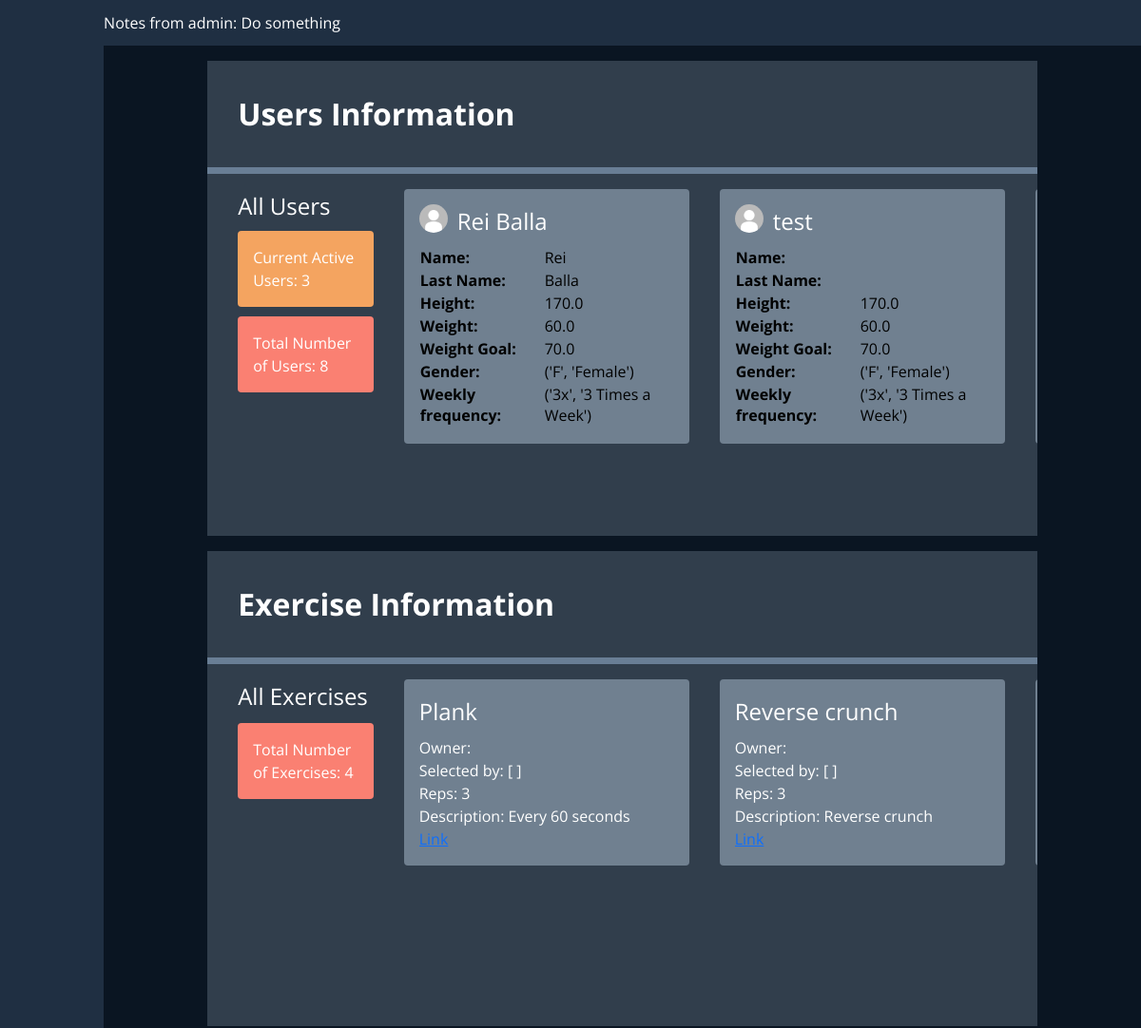
Before: /staff/activity/ (signed in, upper part) with the older database file.
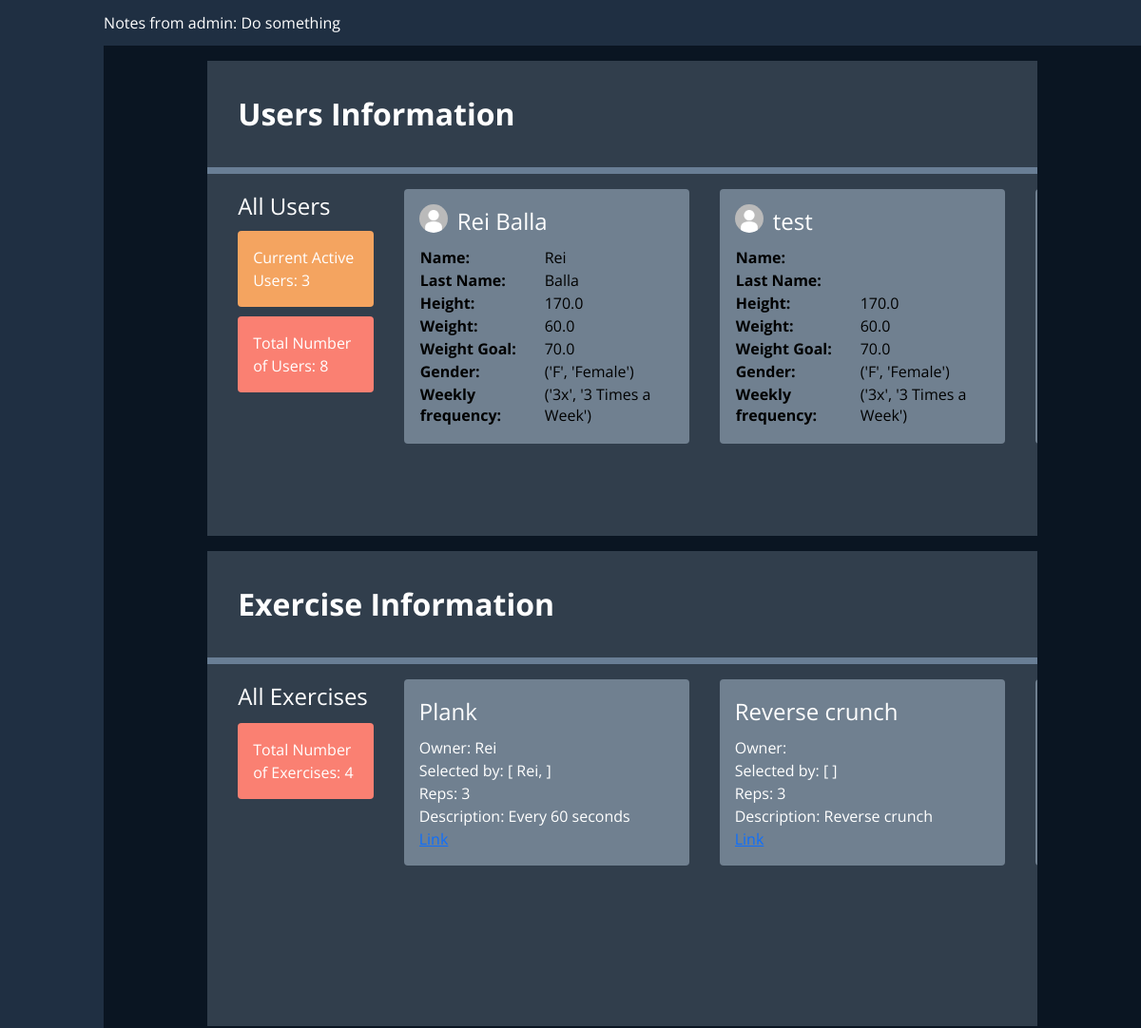
After: the same page with the newer database file.
### users/models.py (models this page shows, shortened)
class Profile(models.Model):
    user = models.OneToOneField(User, on_delete=models.CASCADE)
    profile_photo = models.ImageField(
        upload_to='media/profiles/', default='profiles/default.jpg')
    height = models.FloatField(default=170.0)
    weight = models.FloatField(default=60.0)
    weight_goal = models.FloatField(default=70.0)
    GENDER_CHOICES = (('F', 'Female'), ('M', 'Male'), ('O', 'Other'))
    gender = models.CharField(
        max_length=9, choices=GENDER_CHOICES, default=GENDER_CHOICES[0])
    FREQUENCY = (
        ('3x', '3 Times a Week'),
        ('4x', '4 Times a Week'),
        ('5x', '5 Times a Week'),
        ('6x', '6 Times a Week'),
    )
    week_frequency = models.CharField(
        max_length=20, choices=FREQUENCY, default=FREQUENCY[0])
    profile_complete = models.BooleanField(default=False)
    selected_diets = models.ManyToManyField(DietPlan, blank=True)
    age = models.IntegerField(null=True)

### dashboards/models.py (models this page shows, shortened)
class Exercise(models.Model):
    owner = models.ForeignKey(User, on_delete=CASCADE,
                              related_name='%(class)s_username', null=True)
    selected_by = models.ManyToManyField(User)
    title = models.CharField(max_length=60, blank=True)
    reps = models.IntegerField(default=3, blank=True)
    desc = models.TextField(blank=True)
    link = models.CharField(max_length=300, blank=True)

### staff/views.py (the view, shortened to what this page needs)
# urls.py: path('activity/', views.latest_activity, name="staff-latest-activity"),
@login_required(login_url='login')
@staff_member_required
def latest_activity(request):
    navigation = None
    allusers = User.objects.all()
    allexercises = Exercise.objects.all()
    allroutines = Routine.objects.all()
    alldiets = DietPlan.objects.all()
    allevents = Event.objects.all()
    context = {'options': navigation,
               'allusers': allusers, 'nrusers': len(allusers), 'allexercises': allexercises, 'nrexercises': len(allexercises),
               'allroutines': allroutines, 'nrroutines': len(allroutines), 'alldiets': alldiets, 'nrdiets': len(alldiets),
               'allevents': allevents, 'nrevents': len(allevents), 'notes': getNotes()}
    return render(request, 'staff/shared/activity.html', context)

### staff/notes.py (called while the page is built)
def getNotes():
    notes = 'No notes posted'
    if AdminNotes.objects.first():
        nr = len(AdminNotes.objects.all())
        notes = AdminNotes.objects.all()[nr-1]
        if notes.date < timezone.now():
            return notes

### staff/templates/staff/shared/activity.html (shortened to what this page needs)
{% extends 'staff/base.html' %}
{% load static %}
{% block styles %}
<link rel="stylesheet" href="{% static 'css/staff_dashboards/shared/activity.css' %}">
{% endblock styles %}
{% block middle %}
<div class="activity">
    <div class="info">
        <div class="title">Users Information</div>
        <div class="divider"></div>
        <div class="cards">
            <div class="left-card">
                <div class="card-title">All Users</div>
                <div class="active-users">Current Active Users: 3</div>
                <div class="allnr">Total Number of Users: {{nrusers}}</div>
            </div>
            {% for user in allusers  %}
            {% if not user.is_staff and not user.is_superuser %}
            <div class="child-card">
                <div class="header">
                    <div class="profile-pic"><img src="{{ user.profile.profile_photo.url }}"></div>
                    {% if user.get_full_name %}
                    <div class="card-title">{{user.get_full_name}}</div>
                    {% else %}
                    <div class="card-title">{{user.username}}</div>
                    {% endif %}
                </div>
                <table class="table-light">
                    <tbody>
                        <tr>
                            <th>Name: </th>
                            <td>{{user.first_name}}</td>
                        </tr>
                        <tr>
                            <th>Last Name: </th>
                            <td>{{user.last_name}}</td>
                        </tr>
                        <tr>
                            <th>Height: </th>
                            <td>{{user.profile.height}}</td>
                        </tr>
                        <tr>
                            <th>Weight: </th>
                            <td>{{user.profile.weight}}</td>
                        </tr>
                        <tr>
                            <th>Weight Goal: </th>
                            <td>{{user.profile.weight_goal}}</td>
                        </tr>
                        <tr>
                            <th>Gender:</th>
                            <td>{{ user.profile.gender }}</td>
                        </tr>
                        <tr>
                            <th>Weekly frequency:</th>
                            <td>{{user.profile.week_frequency}}</td>
                        </tr>
                    </tbody>
                </table>
            </div>
            {% endif %}
            {% endfor %}
        </div>
    </div>
    <div class="info">
        <div class="title">Exercise Information</div>
        <div class="divider"></div>
        <div class="cards">
            <div class="left-card">
                <div class="card-title">All Exercises</div>
                <div class="allnr">Total Number of Exercises: {{nrexercises}}</div>
            </div>
            {% for exercise in allexercises  %}
            <div class="child-card">
                <div class="header">
                    <div class="card-title">{{exercise.title}}</div>
                </div>
                <div class="body">
                    <div class="card-details">
                        <div class="card-details-li">Owner: {{exercise.owner.username}}
                        </div>
                        <div class="card-details-li">Selected by: [
                            {% for user in exercise.selected_by.all %} {{user}},{% endfor %} ]
                        </div>
                        <div class="card-details-li">Reps: {{exercise.reps}}
                        </div>
                        <div class="card-details-li">Description: {{exercise.desc}}</div>
                        <div class="card-details-li"><a href="{{exercise.link}}">Link</a></div>
                    </div>
                </div>
            </div>
            {% endfor %}
        </div>
    </div>
</div>
{% endblock middle %}

Changed rows visible on the page:
changed Exercise "Plank": owner.username (not shown) → "Rei"; gains auth_user (profile.profile_photo (placeholder picture), get_full_name "Rei Balla", first_name "Rei", last_name "Balla", profile.height "170.0", profile.weight "60.0", profile.weight_goal "70.0", profile.gender "('F', 'Female')", profile.week_frequency "('3x', '3 Times a Week')", username "Rei")
